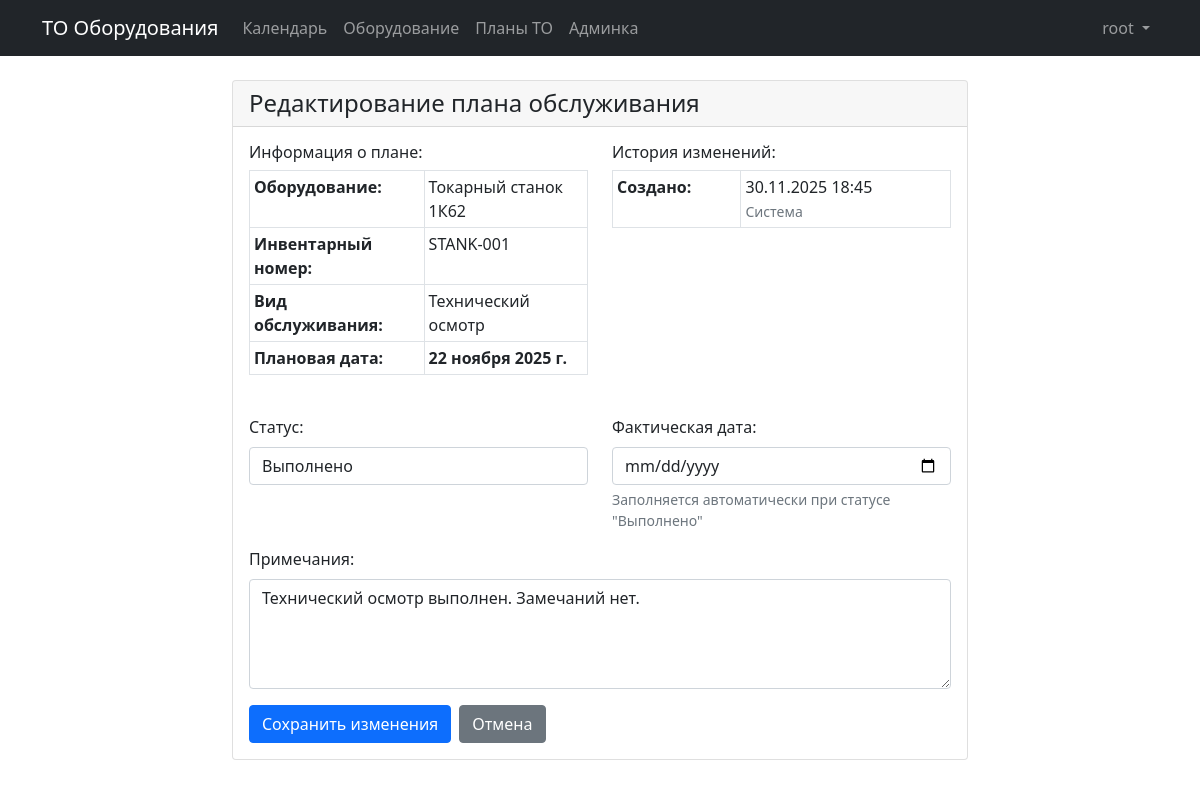
/maintenance/1/edit/ (signed in), run on the app's committed database.
### maintenance/models.py (models this page shows, shortened)
class MaintenancePlan(models.Model):
    STATUS_CHOICES = [
        ('planned', 'Запланировано'),
        ('in_progress', 'В работе'),
        ('completed', 'Выполнено'),
        ('cancelled', 'Отменено'),
    ]
    equipment = models.ForeignKey(Equipment, on_delete=models.CASCADE, verbose_name="Оборудование")
    maintenance_type = models.ForeignKey(MaintenanceType, on_delete=models.CASCADE, verbose_name="Вид обслуживания")
    planned_date = models.DateField(verbose_name="Плановая дата")
    actual_date = models.DateField(null=True, blank=True, verbose_name="Фактическая дата")
    status = models.CharField(max_length=20, choices=STATUS_CHOICES, default='planned', verbose_name="Статус")
    notes = models.TextField(blank=True, verbose_name="Примечания")
    created_by = models.ForeignKey(User, on_delete=models.SET_NULL, null=True, blank=True,
                                   related_name='created_plans', verbose_name="Кем создано")
    updated_by = models.ForeignKey(User, on_delete=models.SET_NULL, null=True, blank=True,
                                   related_name='updated_plans', verbose_name="Кем изменено")
    created_at = models.DateTimeField(auto_now_add=True, verbose_name="Дата создания")
    updated_at = models.DateTimeField(auto_now=True, verbose_name="Дата изменения")
    class Meta:
        verbose_name = "План обслуживания"
        verbose_name_plural = "Планы обслуживания"
        ordering = ['planned_date']

class Equipment(models.Model):
    name = models.CharField(max_length=200, verbose_name="Наименование")
    inventory_number = models.CharField(max_length=50, unique=True, verbose_name="Инвентарный номер")
    equipment_type = models.ForeignKey(EquipmentType, on_delete=models.CASCADE, verbose_name="Тип оборудования")
    installation_date = models.DateField(verbose_name="Дата ввода в эксплуатацию")
    class Meta:
        verbose_name = "Оборудование"
        verbose_name_plural = "Оборудование"

class MaintenanceType(models.Model):
    name = models.CharField(max_length=100, verbose_name="Вид обслуживания")
    code = models.CharField(max_length=10, verbose_name="Код", unique=True)
    class Meta:
        verbose_name = "Вид обслуживания"
        verbose_name_plural = "Виды обслуживания"

### maintenance/views.py (the view)
# urls.py: path('maintenance/<int:pk>/edit/', views.maintenance_plan_edit, name='maintenance_plan_edit'),
@login_required
def maintenance_plan_edit(request, pk):
    plan = get_object_or_404(MaintenancePlan, pk=pk)
    if request.method == 'POST':
        form = MaintenancePlanEditForm(request.POST, instance=plan)
        if form.is_valid():
            updated_plan = form.save(commit=False)
            updated_plan.updated_by = request.user
            if updated_plan.status == 'completed' and not updated_plan.actual_date:
                updated_plan.actual_date = timezone.now().date()
            updated_plan.save()
            messages.success(request, 'План обслуживания успешно обновлен!')
            return redirect('maintenance_plan_list')
    else:
        form = MaintenancePlanEditForm(instance=plan)
    return render(request, 'maintenance/maintenance_plan_edit.html', {
        'form': form,
        'plan': plan
    })

### maintenance/forms.py
class MaintenancePlanEditForm(forms.ModelForm):
    class Meta:
        model = MaintenancePlan
        fields = ['status', 'actual_date', 'notes']
        widgets = {
            'status': forms.Select(attrs={'class': 'form-control'}),
            'actual_date': forms.DateInput(attrs={'type': 'date', 'class': 'form-control'}),
            'notes': forms.Textarea(attrs={'rows': 4, 'class': 'form-control', 'placeholder': 'Введите примечания...'}),
        }
    def __init__(self, *args, **kwargs):
        super().__init__(*args, **kwargs)
        if self.instance and self.instance.status == 'completed' and not self.instance.actual_date:
            self.fields['actual_date'].required = True

### templates/maintenance/maintenance_plan_edit.html (shortened to what this page needs)
{% extends 'base.html' %}
{% block content %}
<div class="row justify-content-center">
    <div class="col-md-8">
        <div class="card">
            <div class="card-header">
                <h4 class="mb-0">Редактирование плана обслуживания</h4>
            </div>
            <div class="card-body">
                <div class="row mb-4">
                    <div class="col-md-6">
                        <h6>Информация о плане:</h6>
                        <table class="table table-sm table-bordered">
                            <tr>
                                <th>Оборудование:</th>
                                <td>{{ plan.equipment.name }}</td>
                            </tr>
                            <tr>
                                <th>Инвентарный номер:</th>
                                <td>{{ plan.equipment.inventory_number }}</td>
                            </tr>
                            <tr>
                                <th>Вид обслуживания:</th>
                                <td>{{ plan.maintenance_type.name }}</td>
                            </tr>
                            <tr>
                                <th>Плановая дата:</th>
                                <td><strong>{{ plan.planned_date }}</strong></td>
                            </tr>
                        </table>
                    </div>
                    <div class="col-md-6">
                        <h6>История изменений:</h6>
                        <table class="table table-sm table-bordered">
                            <tr>
                                <th>Создано:</th>
                                <td>
                                    {{ plan.created_at|date:"d.m.Y H:i" }}<br>
                                    <small class="text-muted">
                                        {% if plan.created_by %}
                                            {{ plan.created_by.username }}
                                        {% else %}
                                            Система
                                        {% endif %}
                                    </small>
                                </td>
                            </tr>
                        </table>
                    </div>
                </div>
                <form method="post">
                    <div class="row">
                        <div class="col-md-6">
                            <div class="mb-3">
                                <label for="{{ form.status.id_for_label }}" class="form-label">Статус:</label>
                                {{ form.status }}
                            </div>
                        </div>
                        <div class="col-md-6">
                            <div class="mb-3">
                                <label for="{{ form.actual_date.id_for_label }}" class="form-label">Фактическая дата:</label>
                                {{ form.actual_date }}
                                <div class="form-text">
                                    {% if plan.status == 'completed' and not plan.actual_date %}
                                    <span class="text-warning">Для выполненных работ укажите фактическую дату</span>
                                    {% else %}
                                    Заполняется автоматически при статусе "Выполнено"
                                    {% endif %}
                                </div>
                            </div>
                        </div>
                    </div>
                    <div class="mb-3">
                        <label for="{{ form.notes.id_for_label }}" class="form-label">Примечания:</label>
                        {{ form.notes }}
                    </div>
                    <div class="d-flex gap-2">
                        <button type="submit" class="btn btn-primary">Сохранить изменения</button>
                        <a href="{% url 'maintenance_plan_list' %}" class="btn btn-secondary">Отмена</a>
                    </div>
                </form>
            </div>
        </div>
    </div>
</div>
{% endblock %}

### templates/base.html (shortened to what this page needs)
<!DOCTYPE html>
<html lang="ru">
<head>
    <link href="https://cdn.jsdelivr.net/npm/bootstrap@5.1.3/dist/css/bootstrap.min.css" rel="stylesheet">
</head>
<body>
    <nav class="navbar navbar-expand-lg navbar-dark bg-dark">
        <div class="container">
            <a class="navbar-brand" href="{% url 'index' %}">ТО Оборудования</a>
            <div class="collapse navbar-collapse" id="navbarNav">
                <div class="navbar-nav me-auto">
                    <a class="nav-link" href="{% url 'index' %}">Календарь</a>
                    <a class="nav-link" href="{% url 'equipment_list' %}">Оборудование</a>
                    <a class="nav-link" href="{% url 'maintenance_plan_list' %}">Планы ТО</a>
                    {% if user.is_staff %}
                    <a class="nav-link" href="/admin/">Админка</a>
                    {% endif %}
                </div>
                <div class="navbar-nav">
                    {% if user.is_authenticated %}
                    <div class="nav-item dropdown">
                        <a class="nav-link dropdown-toggle" href="#" role="button" data-bs-toggle="dropdown">
                            {{ user.username }}
                        </a>
                    </div>
                    {% else %}
                    <a class="nav-link" href="{% url 'login' %}">Войти</a>
                    {% endif %}
                </div>
            </div>
        </div>
    </nav>
    <div class="container mt-4">
        {% block content %}{% endblock %}
    </div>
</body>
</html>

### data on the page
MaintenancePlan: equipment.name "Токарный станок 1К62", equipment.inventory_number "STANK-001", maintenance_type.name "Технический осмотр", planned_date "22 ноября 2025 г.", created_at "30.11.2025 18:45", status "Выполнено", notes "Технический осмотр выполнен. Замечаний нет."

### other printed values
{{ user.username }} "root"
